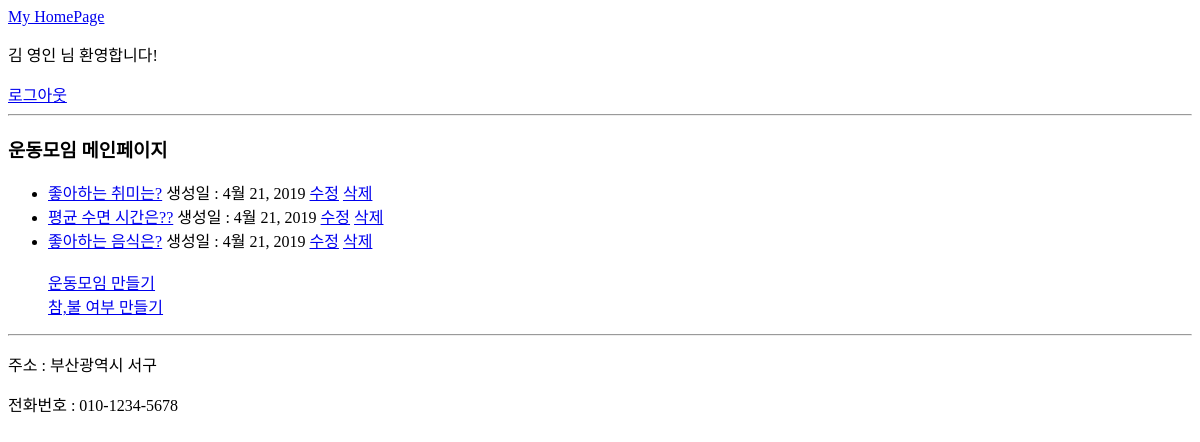
The app's page /vote/ (signed in), older data.
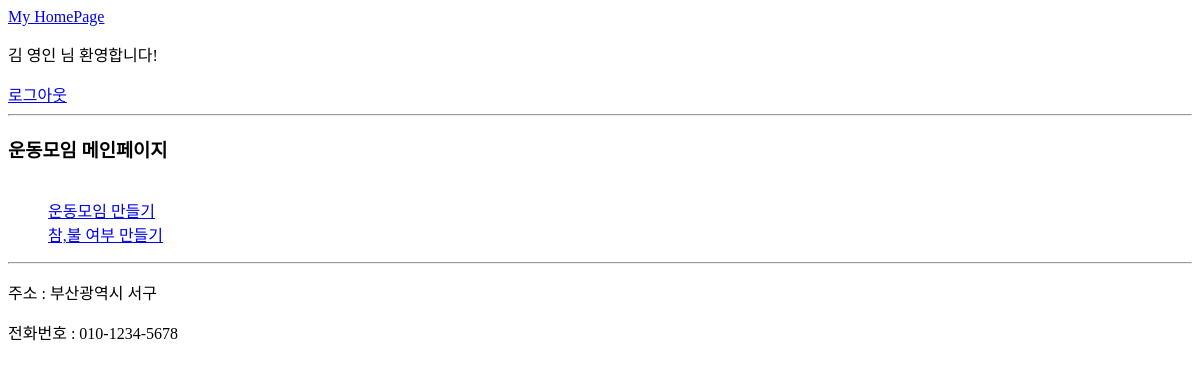
The same page, newer data.
### vote/models.py (models this page shows, shortened)
class Question(models.Model):
    name = models.CharField(max_length=200)
    pub_date = models.DateField()

### vote/views.py (the view)
# urls.py: path('', Index.as_view(), name='index'),
def index(request):
    a = Question.objects.all()
    return render(request, 'vote/index.html',{'a': a})

### vote/templates/vote/index.html
{% extends 'base.html' %}
{% block content %}
<h3>운동모임 메인페이지</h3>
<ul>
	{% for b in a %}
		<li> <a href="/vote/{{b.id}}/"> {{ b.name }}</a> 생성일 : {{b.pub_date}}
		<a href="{% url 'vote:qu' b.id %}">수정</a>
		<a href="{% url 'vote:qd' b.id %}">삭제</a></li>
	{% endfor %}
	<br>
	<a href="{% url 'vote:qr' %}">운동모임 만들기</a>
	<br>
	<a href='/vote/cr'>참,불 여부 만들기</a>
</ul>
{% endblock %}

### customlogin/templates/base.html (shortened to what this page needs)
<!DOCTYPE html>
<html>
<head>
</head>
<body>
<a href="/"> My HomePage </a>
{% if user.is_authenticated %}
	<p>{{user.last_name}} {{user.first_name}} 님 환영합니다!</p>
	<a href="{% url 'cl:signout' %}">로그아웃</a>
{% else %}
	<p>어서오세요! <a href="{% url 'cl:signin' %}">로그인</a></p>
	<a href="{% url 'cl:signup' %}">회원가입</a>
{% endif %}
<hr>
{% block content %}
{% endblock %}
<hr>
<p>주소 : 부산광역시 서구
<P>전화번호 : 010-1234-5678
</body>
</html>

Row changes from the older to the newer data that the page shows:
removed Question: name "좋아하는 취미는?", pub_date "4월 21, 2019"
removed Question: name "평균 수면 시간은??", pub_date "4월 21, 2019"
removed Question: name "좋아하는 음식은?", pub_date "4월 21, 2019"
